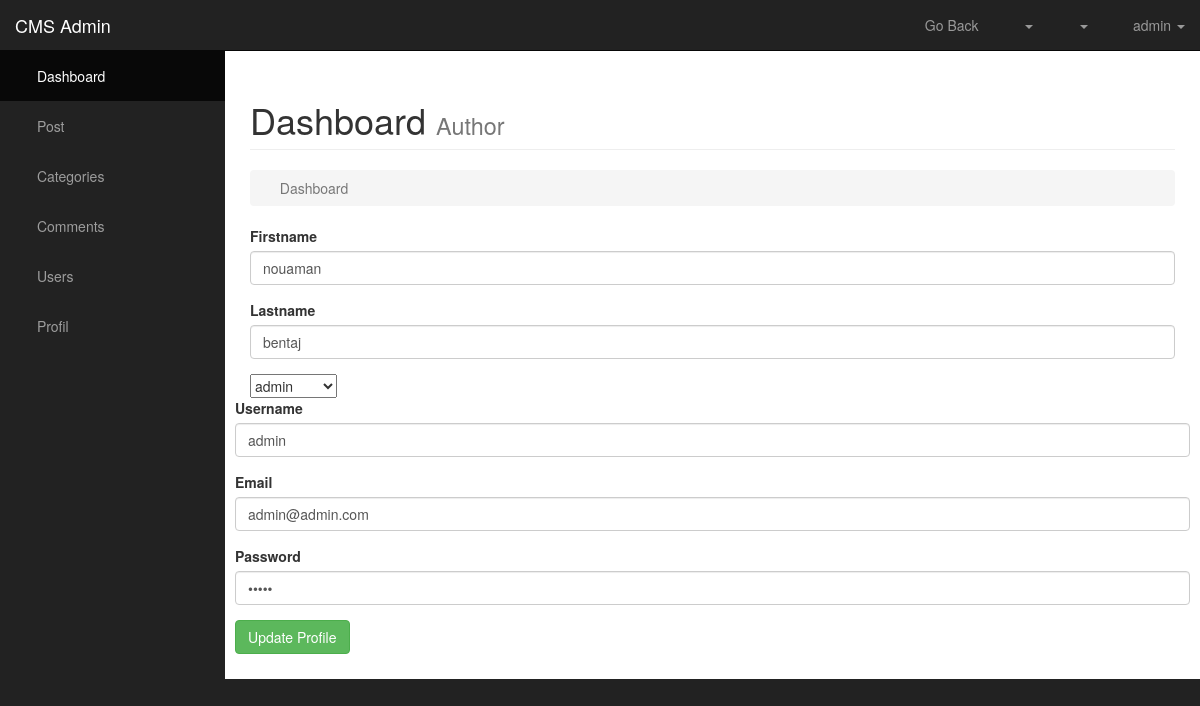
Screenshot of /admin/profile.php (signed in) with the database file from the repository.
### tables this page shows
CREATE TABLE IF NOT EXISTS `users` (
  `user_id` int(11) NOT NULL AUTO_INCREMENT,
  `username` varchar(255) NOT NULL,
  `user_password` varchar(255) NOT NULL,
  `user_firstname` varchar(255) NOT NULL,
  `user_lastname` varchar(255) NOT NULL,
  `user_email` varchar(255) NOT NULL,
  `user_image` varchar(1000) NOT NULL,
  `user_role` varchar(255) NOT NULL,
  `randsalt` varchar(255) NOT NULL DEFAULT '$2y$10$iusesomecrazystrings22',
  PRIMARY KEY (`user_id`)
);

### admin/profile.php (the view, shortened to what this page needs)
<?php include 'includes/header.php'; ?>
<?php
if(isset($_SESSION['username'])){
	$username = $_SESSION['username'];
	$query = "SELECT * FROM users WHERE username = '{$username}'";
	$select_user_profile_query = mysqli_query($connection, $query);
	while ($row = mysqli_fetch_array($select_user_profile_query)) {
            $username     = $row['username'];
            $user_password      = $row['user_password'];
            $user_firstname       = $row['user_firstname'];
            $user_lastname     = $row['user_lastname'];
            $user_email      = $row['user_email'];
            $user_role        = $row['user_role'];
	}
}
 ?>
<div id="wrapper">
<?php include 'includes/navigation.php'; ?>
<div id="page-wrapper">
<div class="container-fluid">
<div class="row">
<div class="col-lg-12">
<h1 class="page-header">
Dashboard <small>Author</small>
</h1>
<ol class="breadcrumb">
<li class="active">
<i class="fa fa-dashboard"></i> Dashboard
</li>
</ol>
<form action="" method="POST" enctype="multipart/form-data">
<div class="form-group">
<label for="firstname">Firstname</label>
<input type="text" class="form-control" name="user_firstname" value="<?php echo $user_firstname; ?>">
</div>
<div class="form-group">
<label for="lastname">Lastname</label>
<input type="text" class="form-control" name="user_lastname" value="<?php echo $user_lastname; ?>">
</div>
<select name="user_role" id="">
<option value='subscriber'><?php echo $user_role; ?></option>
</select>
</div>
<div class="form-group">
<label for="username">Username</label>
<input type="text" class="form-control" name="username" value="<?php echo $username; ?>">
</div>
<div class="form-group">
<label for="email">Email</label>
<input type="email" class="form-control" name="user_email" value="<?php echo $user_email; ?>">
</div>
<div class="form-group">
<label for="password">Password</label>
<input type="password" class="form-control" name="user_password" value="<?php echo $user_password; ?>">
</div>
<div class="form-group">
<input type="submit" class="btn btn-success" name="edit_user" value="Update Profile">
</div>
</div>
</div>
</div>
</div>
<?php include "includes/footer.php"; ?>

### css/sb-admin.css (style rules this page uses)
body { margin-top: 100px; background-color: #222; }
@media (min-width:768px) { body { margin-top: 50px; } }
#wrapper { padding-left: 0; }
#page-wrapper { width: 100%; padding: 0; background-color: #fff; }
@media (min-width:768px) { #wrapper { padding-left: 225px; } }
@media (min-width:768px) { #page-wrapper { padding: 10px; } }

### rows the page displays
users: user_firstname "nouaman", user_lastname "bentaj", user_role "admin", username "admin", user_email "admin@admin.com"

### other values shown
$_SESSION['username'] "admin"
